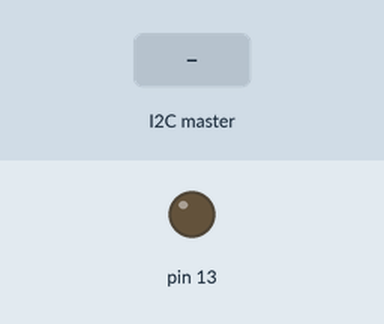
Recording of a sketch running on a simulated Arduino Uno, built with avr-gcc and run on an emulated ATmega328P. Parts: output pins drawn as LEDs (lit = HIGH). Inputs (shaded band) come from the test bench. What the sketch prints to the serial monitor is not drawn.

Above: at 1.2 s.
1.3 s: the I2C master sends the byte 90
At 1.7 s:
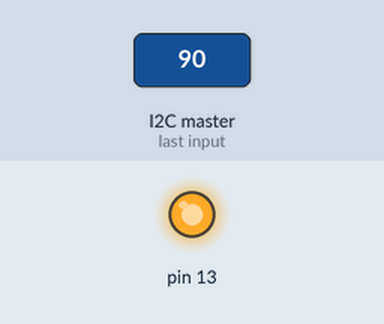
2.8 s: the I2C master sends the byte 1
At 4.1 s:
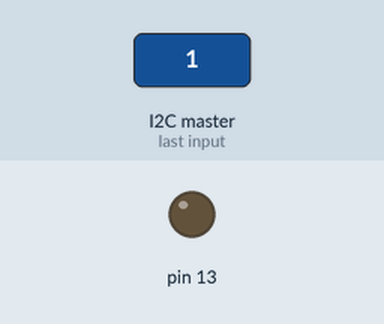
Timing chart, 0 to 5.8 s (numbered marks = the images above; inputs shaded):
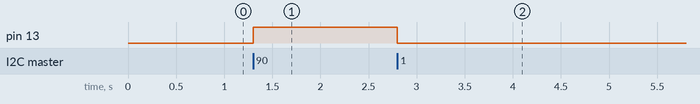

The sketch:

01_i2c_wire.ino
```cpp
#include <Wire.h>

#define DEV_ID  0x27

void setup() {
  Wire.begin(DEV_ID);                // join i2c bus with address #8
  Wire.onReceive(receiveEvent); // register event
  Serial.begin(9600);           // start serial for output

  pinMode(13,OUTPUT);
}

void loop() {
  delay(100);
}

// function that executes whenever data is received from master
// this function is registered as an event, see setup()
void receiveEvent(int howMany) {
  if(Wire.available()) { // loop through all but the last
    char c = Wire.read(); // receive byte as a character
    Serial.print(c);         // print the character

    if(c & 0x08){
      digitalWrite(13, HIGH);
    }
    else{
      digitalWrite(13, LOW);
    }

  }
}
```

Measured:
- after the input at 1.3 s, pin 13: LOW → HIGH at once
- after the input at 2.8 s, pin 13: HIGH → LOW at once
